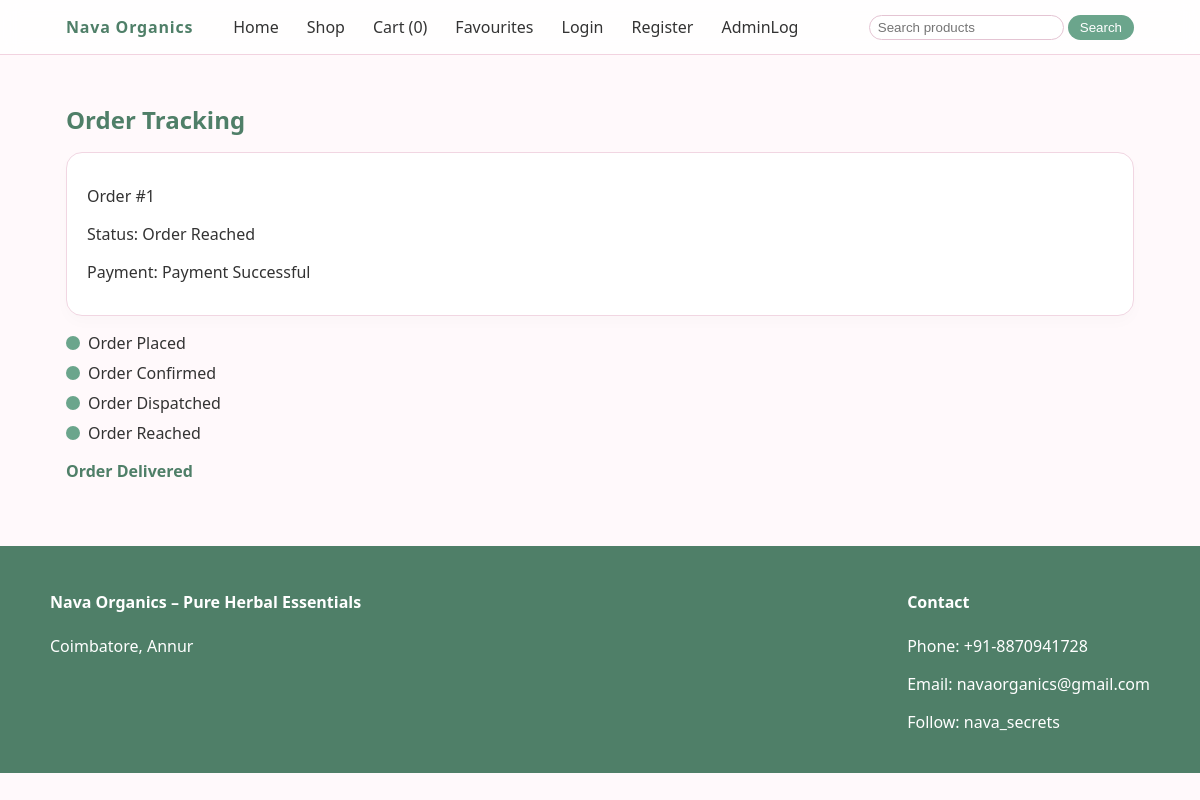
Page /order/1 on the committed database.
### app.py (models this page shows)
class Order(db.Model):
    id = db.Column(db.Integer, primary_key=True)
    user_id = db.Column(db.Integer, db.ForeignKey('user.id'), nullable=True)
    customer_name = db.Column(db.String(120), nullable=False)
    customer_email = db.Column(db.String(120), nullable=False)
    customer_phone = db.Column(db.String(50), nullable=False)
    customer_address = db.Column(db.Text, nullable=False)
    total_amount = db.Column(db.Integer, nullable=False)
    status = db.Column(db.String(50), default='Order Placed')
    payment_status = db.Column(db.String(50), default='Pending')
    created_at = db.Column(db.DateTime, default=datetime.utcnow)
    account_number = db.Column(db.String(20))
    card_type = db.Column(db.String(20))
    items = db.relationship('OrderItem', backref='order', lazy=True)

### app.py (the view)
@app.route('/order/<int:order_id>')
def order_status(order_id):
    order = Order.query.get_or_404(order_id)
    steps = ['Order Placed', 'Order Confirmed', 'Order Dispatched', 'Order Reached']
    try:
        current_index = steps.index(order.status)
    except ValueError:
        current_index = 0
    delivered_message = 'Order Delivered' if order.status == 'Order Reached' else ''
    return render_template(
        'order_status.html', order=order, steps=steps, current_index=current_index, delivered_message=delivered_message
    )

### app.py (called while the page is built)
def get_cart():
    return session.get('cart', [])

@app.context_processor
def inject_globals():
    return dict(current_user=session.get('user'), cart_count=len(get_cart()))

### templates/order_status.html (shortened to what this page needs)
{% extends 'base.html' %}
{% block content %}
<section class="section">
  <h1 class="section-title">Order Tracking</h1>
  <div class="form-card">
    <p>Order #{{ order.id }}</p>
    <p>Status: {{ order.status }}</p>
    <p>Payment: {{ order.payment_status }}</p>
  </div>
  <div class="timeline">
    {% for step in steps %}
      <div class="timeline-step {% if loop.index0 <= current_index %}active{% endif %}">
        <div class="bullet"></div>
        <span>{{ step }}</span>
      </div>
    {% endfor %}
  </div>
  {% if delivered_message %}
    <p class="delivered-message">{{ delivered_message }}</p>
  {% endif %}
</section>
{% endblock %}

### static/css/styles.css (style rules this page uses)
:root { --pink: #fbe4ec; --pink-deep: #f3b7cd; --green: #6ba58c; --green-deep: #4f7f68; --text-main: #333; --bg: #fff9fb; }
* { box-sizing: border-box; }
body { margin: 0; font-family: system-ui, -apple-system, BlinkMacSystemFont, "Segoe UI", sans-serif; background: var(--bg); color: var(--text-main); }
.section { margin-top: 1.5rem; }
.section-title { font-size: 1.5rem; margin-bottom: 1rem; color: var(--green-deep); }
.form-card { background: #fff; border-radius: 1rem; padding: 1rem 1.25rem; border: 1px solid #f1d6e2; box-shadow: 0 6px 15px rgba(0, 0, 0, 0.02); }
.timeline { display: flex; flex-direction: column; gap: 0.5rem; margin-top: 1rem; }
.timeline-step { display: flex; align-items: center; gap: 0.5rem; opacity: 0.5; }
.timeline-step.active { opacity: 1; }
.timeline-step .bullet { width: 14px; height: 14px; border-radius: 999px; border: 2px solid var(--green); }
.timeline-step.active .bullet { background: var(--green); }
.delivered-message { margin-top: 1rem; font-weight: 600; color: var(--green-deep); }

### rows in the picture
Order: id "1", status "Order Reached", payment_status "Payment Successful"

### other values in the picture
{{ cart_count }} "0"
{{ step }} "Order Placed" "Order Confirmed" "Order Dispatched" "Order Reached"
{{ delivered_message }} "Order Delivered"
